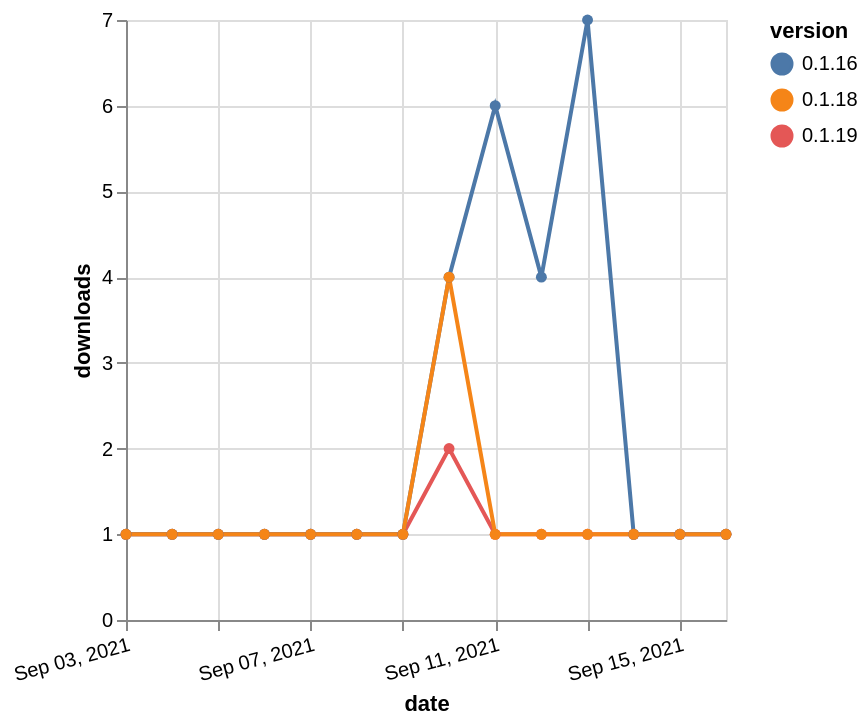

Vega-Lite specification stored for this chart:
### Vega-Lite specification from a JSON file in a GitHub repository (floating-point values rounded to 4 significant figures)
{"$schema": "https://vega.github.io/schema/vega-lite/v5.json", "description": "A simple bar chart with embedded data.", "data": {"values": [{"date": "2021-09-03", "total": 122, "delta": 1, "version": "0.1.19"}, {"date": "2021-09-04", "total": 123, "delta": 1, "version": "0.1.19"}, {"date": "2021-09-05", "total": 124, "delta": 1, "version": "0.1.19"}, {"date": "2021-09-06", "total": 125, "delta": 1, "version": "0.1.19"}, {"date": "2021-09-07", "total": 126, "delta": 1, "version": "0.1.19"}, {"date": "2021-09-08", "total": 127, "delta": 1, "version": "0.1.19"}, {"date": "2021-09-09", "total": 128, "delta": 1, "version": "0.1.19"}, {"date": "2021-09-10", "total": 130, "delta": 2, "version": "0.1.19"}, {"date": "2021-09-11", "total": 131, "delta": 1, "version": "0.1.19"}, {"date": "2021-09-12", "total": 132, "delta": 1, "version": "0.1.19"}, {"date": "2021-09-13", "total": 133, "delta": 1, "version": "0.1.19"}, {"date": "2021-09-14", "total": 134, "delta": 1, "version": "0.1.19"}, {"date": "2021-09-15", "total": 135, "delta": 1, "version": "0.1.19"}, {"date": "2021-09-16", "total": 136, "delta": 1, "version": "0.1.19"}, {"date": "2021-09-03", "total": 223, "delta": 1, "version": "0.1.16"}, {"date": "2021-09-04", "total": 224, "delta": 1, "version": "0.1.16"}, {"date": "2021-09-05", "total": 225, "delta": 1, "version": "0.1.16"}, {"date": "2021-09-06", "total": 226, "delta": 1, "version": "0.1.16"}, {"date": "2021-09-07", "total": 227, "delta": 1, "version": "0.1.16"}, {"date": "2021-09-08", "total": 228, "delta": 1, "version": "0.1.16"}, {"date": "2021-09-09", "total": 229, "delta": 1, "version": "0.1.16"}, {"date": "2021-09-10", "total": 233, "delta": 4, "version": "0.1.16"}, {"date": "2021-09-11", "total": 239, "delta": 6, "version": "0.1.16"}, {"date": "2021-09-12", "total": 243, "delta": 4, "version": "0.1.16"}, {"date": "2021-09-13", "total": 250, "delta": 7, "version": "0.1.16"}, {"date": "2021-09-14", "total": 251, "delta": 1, "version": "0.1.16"}, {"date": "2021-09-15", "total": 252, "delta": 1, "version": "0.1.16"}, {"date": "2021-09-16", "total": 253, "delta": 1, "version": "0.1.16"}, {"date": "2021-09-03", "total": 278, "delta": 1, "version": "0.1.18"}, {"date": "2021-09-04", "total": 279, "delta": 1, "version": "0.1.18"}, {"date": "2021-09-05", "total": 280, "delta": 1, "version": "0.1.18"}, {"date": "2021-09-06", "total": 281, "delta": 1, "version": "0.1.18"}, {"date": "2021-09-07", "total": 282, "delta": 1, "version": "0.1.18"}, {"date": "2021-09-08", "total": 283, "delta": 1, "version": "0.1.18"}, {"date": "2021-09-09", "total": 284, "delta": 1, "version": "0.1.18"}, {"date": "2021-09-10", "total": 288, "delta": 4, "version": "0.1.18"}, {"date": "2021-09-11", "total": 289, "delta": 1, "version": "0.1.18"}, {"date": "2021-09-12", "total": 290, "delta": 1, "version": "0.1.18"}, {"date": "2021-09-13", "total": 291, "delta": 1, "version": "0.1.18"}, {"date": "2021-09-14", "total": 292, "delta": 1, "version": "0.1.18"}, {"date": "2021-09-15", "total": 293, "delta": 1, "version": "0.1.18"}, {"date": "2021-09-16", "total": 294, "delta": 1, "version": "0.1.18"}]}, "width": "container", "mark": {"type": "line", "point": {"filled": true}}, "encoding": {"x": {"field": "date", "type": "temporal", "timeUnit": "yearmonthdate", "title": "date", "axis": {"labelAngle": -15}}, "y": {"field": "delta", "type": "quantitative", "title": "downloads"}, "color": {"field": "version", "type": "nominal"}, "tooltip": {"field": "delta"}}}
